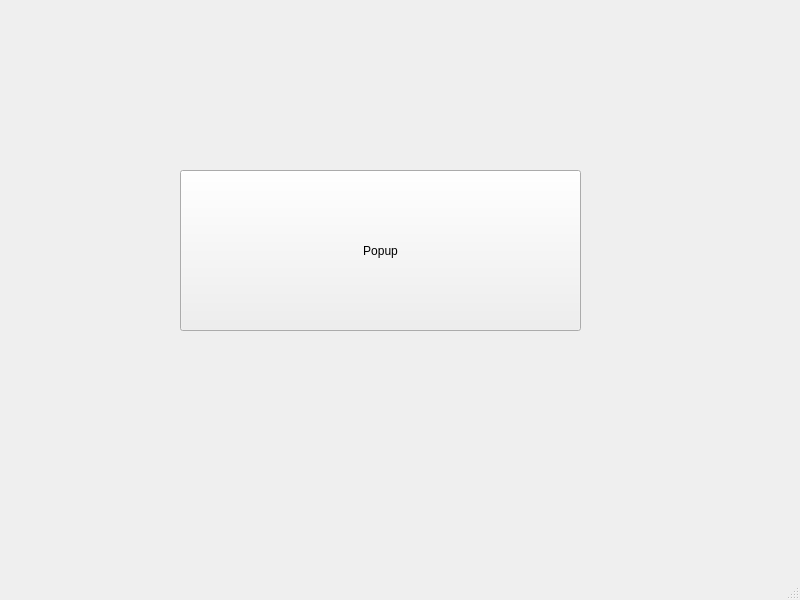
<?xml version="1.0" encoding="UTF-8"?>
<ui version="4.0">
 <class>MainWindow</class>
 <widget class="QMainWindow" name="MainWindow">
  <property name="geometry">
   <rect>
    <x>0</x>
    <y>0</y>
    <width>800</width>
    <height>600</height>
   </rect>
  </property>
  <property name="windowTitle">
   <string>MainWindow</string>
  </property>
  <widget class="QWidget" name="centralwidget">
   <widget class="QPushButton" name="popup">
    <property name="geometry">
     <rect>
      <x>180</x>
      <y>170</y>
      <width>401</width>
      <height>161</height>
     </rect>
    </property>
    <property name="text">
     <string>Popup</string>
    </property>
   </widget>
  </widget>
  <widget class="QMenuBar" name="menubar">
   <property name="geometry">
    <rect>
     <x>0</x>
     <y>0</y>
     <width>800</width>
     <height>22</height>
    </rect>
   </property>
  </widget>
  <widget class="QStatusBar" name="statusbar"/>
 </widget>
 <resources/>
 <connections/>
</ui>
